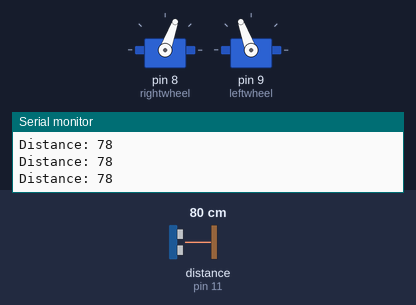
This sketch was run on a simulated Arduino Uno, built with avr-gcc and run on an emulated ATmega328P. On the bench: 2 × servo, the last lines printed to the serial monitor. Wiring (inferred from the names in the program): ultrasonic range finder: trigger pin 12; echo pin 11. The test bench sets the inputs (shaded band); at power-on: distance to the obstacle (sensor on pin 11) 80 cm. The echo pulse lasts 58.3 µs per cm. At 12.4 s the program stops and its outputs stay as they are.

Above: at 1.2 s.
1.3 s: distance to the obstacle (sensor on pin 11) set to 22 cm
2.8 s: distance to the obstacle (sensor on pin 11) set to 19 cm
At 3.6 s:
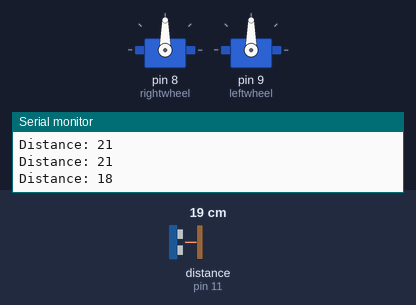
5.8 s: distance to the obstacle (sensor on pin 11) set to 35 cm
At 7.8 s:
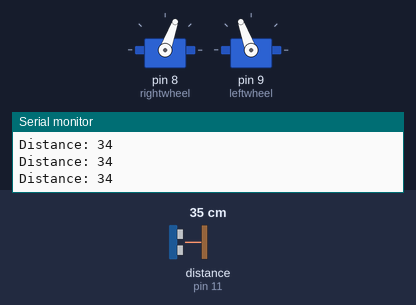
8.3 s: distance to the obstacle (sensor on pin 11) set to 2 cm
At 10.7 s:
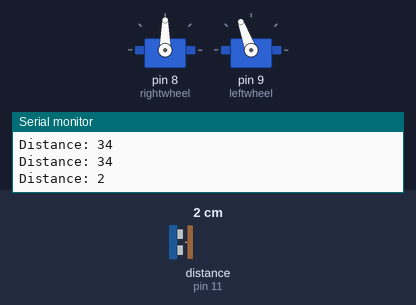
Timing chart, 0 to 13.8 s (numbered marks = the images above; inputs shaded):
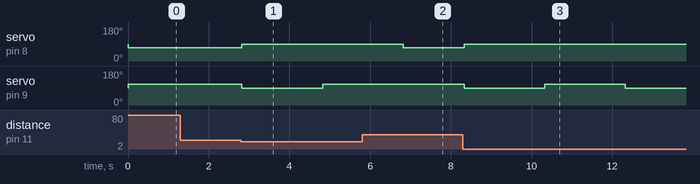

The sketch:

Ultrasonic_driving_w_functions.ino
```cpp
// This program drives the robot forward until an object is detected
#include <Servo.h>
Servo rightwheel;
Servo leftwheel;

// define variables
  const int trigPin = 12;
  const int echoPin = 11;
  long duration;
  int distance;
  int distanceFromFunction;
  int a;

void setup() {
  pinMode(trigPin, OUTPUT); // Sets trigPin as an Output
  pinMode(echoPin, INPUT); // Sets echoPin as an Input
  Serial.begin(9600); // Starts communication to the serial monitor

  rightwheel.attach(8); //attaches the servo on pin 9
  leftwheel.attach(9);

  rightwheel.write(90); //stop motors
  leftwheel.write(90);
  }

int checkUltrasonicDistance(){
  // Clears the trigPin
  digitalWrite(trigPin, LOW);
  delayMicroseconds(2);

  // Sets the trigPin on HIGH state for 10 microseconds
  digitalWrite(trigPin, HIGH);
  delayMicroseconds(10);
  digitalWrite(trigPin, LOW);

  // Reads the echoPin, returns the sound wave travel time in microseconds
  duration = pulseIn(echoPin, HIGH);

  distance= duration*0.034/2; // Calculating the distance

  // Prints distance to the Serial Monitor


  return distance;
}

void turnRight(int a){
  rightwheel.write(90); //turn right
  leftwheel.write(110);
  delay(a);
}

void stopMotors(int a){
  rightwheel.write(90);
  leftwheel.write(90);
  delay(a);
}

void driveForwardInfinite(){
  rightwheel.write(70);
  leftwheel.write(110);
}

// The above code checks distance using the ultrasonic sensor

void loop() {
  distanceFromFunction = checkUltrasonicDistance();

  Serial.print("Distance: ");
  Serial.println(distanceFromFunction);


//driving code -------------------------

    driveForwardInfinite(); //drive forward

    while (true){ //create a loop to check distance
      distanceFromFunction = checkUltrasonicDistance(); //call the ultrasonic check function
      Serial.print("Distance: ");
      Serial.println(distanceFromFunction);

      if (distanceFromFunction < 20){ //if the distance is less than 20, break out of this loop
        break;
      }
    }

    stopMotors(2000); // just here to slow things down a bit

    turnRight(2000); //turn right

    driveForwardInfinite();//drive forward again

    while (true){ //create a loop to check distance
      distanceFromFunction = checkUltrasonicDistance(); //call the ultrasonic check function
      Serial.print("Distance: ");
      Serial.println(distanceFromFunction);

      if (distanceFromFunction < 20){ //if the distance is less than 20, break out of this loop
        break;
      }
    }

    stopMotors(2000); // slow things down a bit again

    turnRight(2000); //turn right

    while (true){
      rightwheel.write(90); //stop motors and "end" program by getting stuck in this loop
      leftwheel.write(90);
      delay(20);
    }


//--------------------------------------------------
}
```

Measured:
- the behaviour switches between 21 and 20 cm on distance to the obstacle (sensor on pin 11) (found by bisection; images 0 and 1)
- after the input at 2.8 s, servo on pin 8 (rightwheel): 70° → 90° at once; servo on pin 9 (leftwheel): 110° → 90° at once, → 110° 2.0 s later
- after the input at 5.8 s, servo on pin 8 (rightwheel): 90° → 70° after 1.0 s; servo on pin 9 (leftwheel): stays 110° (without the input it goes to 90° after 1.0 s)
- after the input at 8.3 s, servo on pin 8 (rightwheel): 70° → 90° at once; servo on pin 9 (leftwheel): 110° → 90° at once, → 110° 2.0 s later, → 90° 2.0 s later
